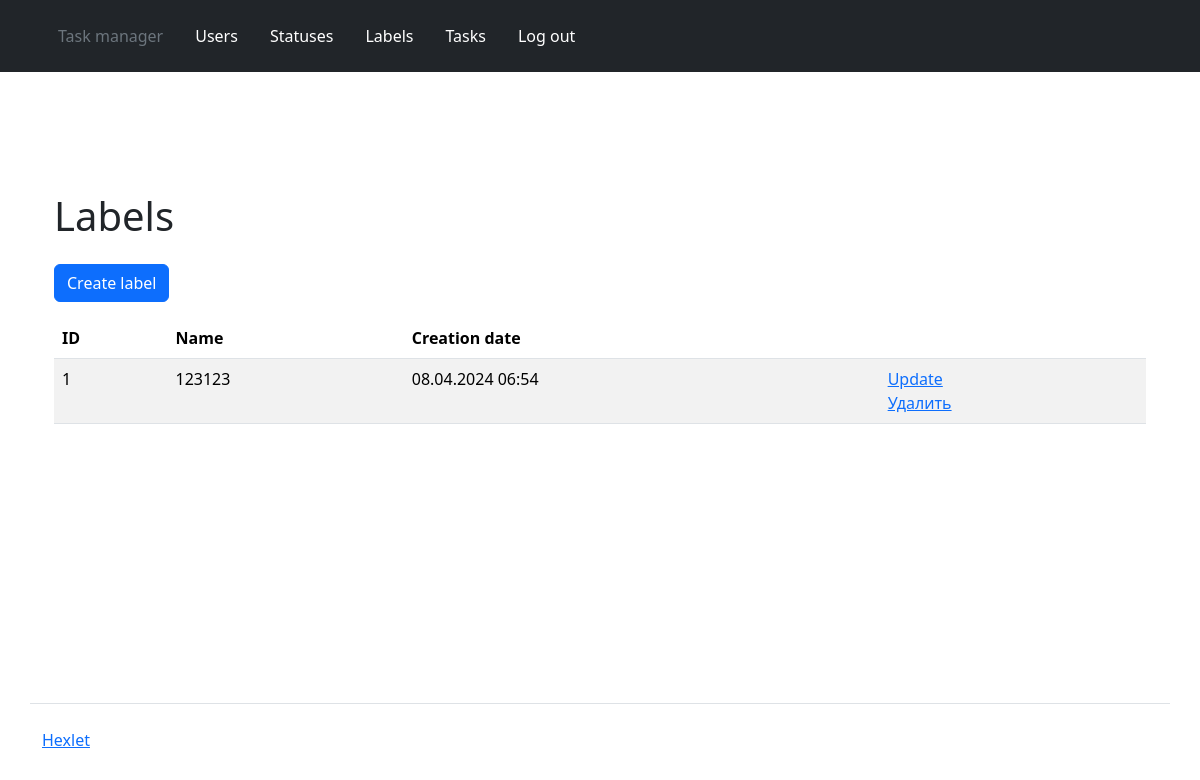
Screenshot of /labels/ (signed in) with the database file from the repository.
### task_manager/labels/models.py (models this page shows, shortened)
class Labels(models.Model):
    name = models.CharField('name', max_length=255)
    timestamp = models.DateTimeField("time_stamp", auto_now_add=True)

### task_manager/labels/views.py (the view)
# urls.py: path('',LabelView.as_view(), name='labels'),
class LabelView(CustomLoginRequiredMixin, ListView):
    model = Labels
    template_name = 'labels/labels.html'

### task_manager/templates/labels/labels.html (shortened to what this page needs)
{% extends 'layout.html' %}
{% load django_bootstrap5 %}
{% load i18n %}
{% block content %}
<div class="container wrapper flex-grow-1">
  <h1 class="my-4">
    {% translate "Labels" %}
  </h1>
  <a class="btn btn-primary mb-3" href="{% url 'label_create' %}">{% translate "Create label" %}</a>
  <table class="table table-striped">
    <thead>
      <tr>
        <th>ID</th>
        <th>{% translate "Name" %}</th>
        <th>{% translate "Creation date" %}</th>
        <th></th>
      </tr>
    </thead>
    <tbody>
      {% for labels_data in labels_list %}
      <tr>
        <td class="fw-normal">{{ labels_data.id }}</td>
        <td class="fw-normal">{{ labels_data.name}}</td>
        <td class="fw-normal">{{ labels_data.timestamp|date:"d.m.Y H:i"}}</td>
        <td>
          <a href="{% url 'label_update' labels_data.id %}">{% translate "Update" %} </a>
          <br>
          <a href="{% url 'label_delete' labels_data.id %}">{% translate "Delete" %} </a>
        </td>
      </tr>
      {% endfor %}
    </tbody>
  </table>
</div>
{% endblock %}

### rows the page displays
Labels: id "1", name "123123", timestamp "08.04.2024 06:54"
